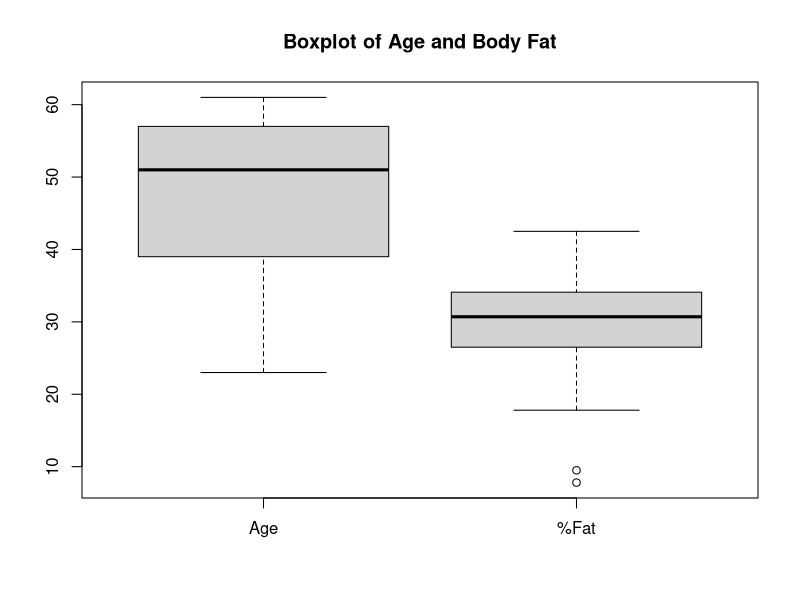
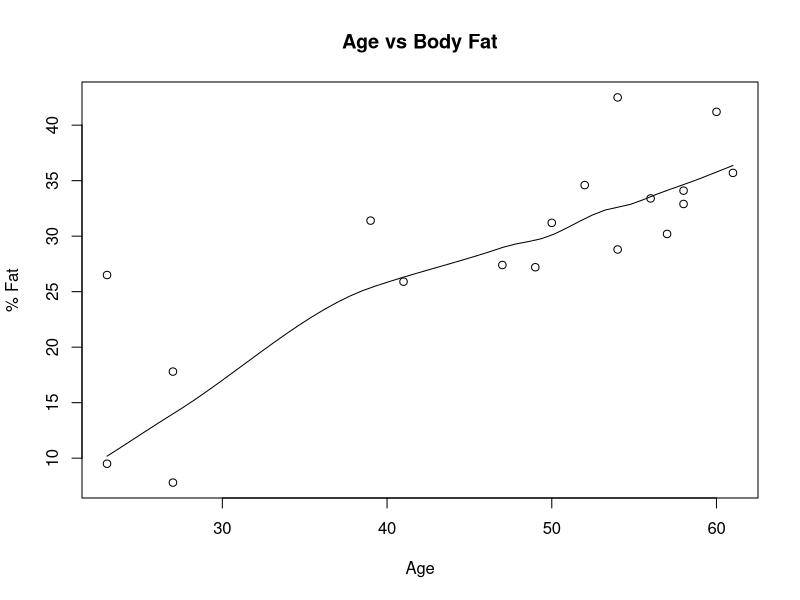
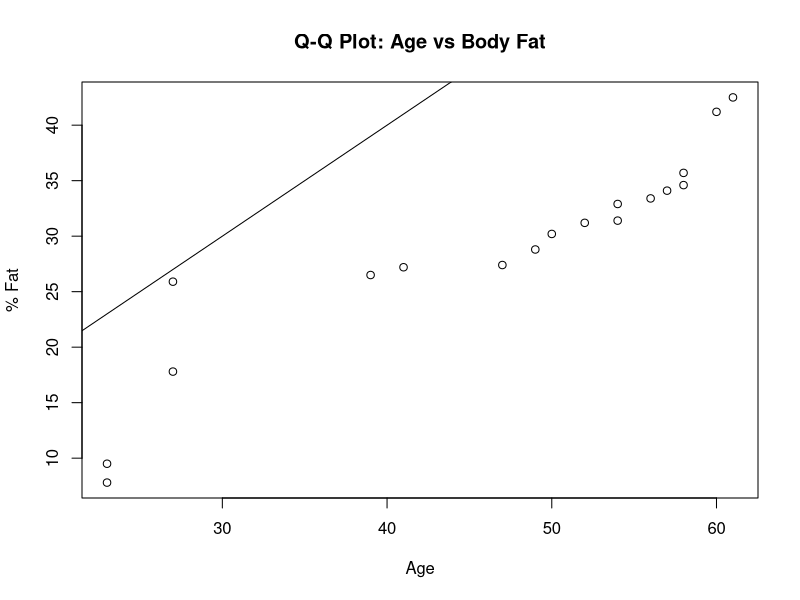

Write the R code that produced these figures, in order.
# Q5. Hospital Age and Body Fat
# Mean, Median, SD, Boxplot, Scatter Plot and Q-Q Plot

age <- c(23,23,27,27,39,41,47,49,50,52,54,54,56,57,58,58,60,61)

fat <- c(9.5,26.5,7.8,17.8,31.4,25.9,27.4,27.2,31.2,
         34.6,42.5,28.8,33.4,30.2,34.1,32.9,41.2,35.7)

# Mean, Median and Standard Deviation
mean(age)
median(age)
sd(age)

mean(fat)
median(fat)
sd(fat)

# Boxplot
boxplot(age, fat, names = c("Age", "%Fat"),
        main = "Boxplot of Age and Body Fat")

# Scatter plot
scatter.smooth(age, fat,
               main = "Age vs Body Fat",
               xlab = "Age",
               ylab = "% Fat")

# Q-Q plot
qqplot(age, fat,
       main = "Q-Q Plot: Age vs Body Fat",
       xlab = "Age",
       ylab = "% Fat")
abline(0, 1)
